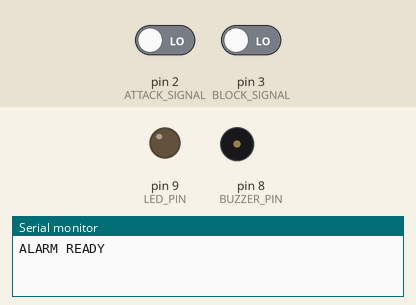
Recording of a sketch running on a simulated Arduino Uno, built with avr-gcc and run on an emulated ATmega328P. On the bench: output pins drawn as LEDs (lit = HIGH), buzzer (waves = sounding, pin HIGH), the last lines printed to the serial monitor. Dashed ring = blinking. The test bench sets the inputs (shaded band); at power-on: pin 2 (ATTACK_SIGNAL) LOW, pin 3 (BLOCK_SIGNAL) LOW.

Above: at 1.2 s.
1.3 s: pin 2 (ATTACK_SIGNAL) driven HIGH
At 2.3 s:
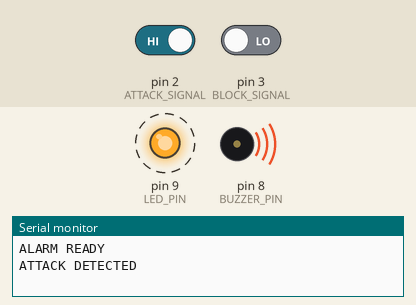
7.3 s: pin 2 (ATTACK_SIGNAL) driven LOW
At 7.3 s:
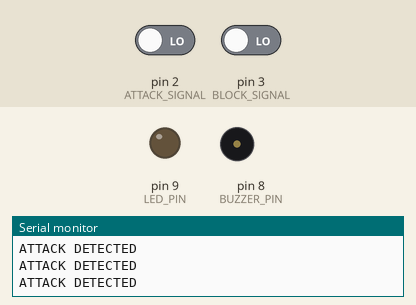
Timing chart, 0 to 10.3 s (numbered marks = the images above; inputs shaded):
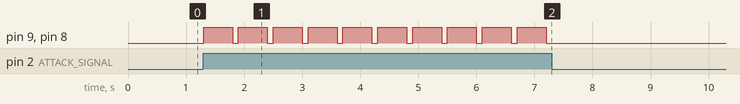

Measured:
- after the input at 1.3 s, pin 9 (LED_PIN), pin 8 (BUZZER_PIN): alternates HIGH for 0.50 s and LOW for 0.10 s, starting at once
- after the input at 7.3 s, pin 9 (LED_PIN), pin 8 (BUZZER_PIN): stops changing and stays LOW

The sketch:

alarm_arduino.ino
```cpp
#define ATTACK_SIGNAL 2
#define BLOCK_SIGNAL  3
#define BUZZER_PIN    8
#define LED_PIN       9

void setup() {
  Serial.begin(9600);
  pinMode(ATTACK_SIGNAL, INPUT);
  pinMode(BLOCK_SIGNAL, INPUT);
  pinMode(BUZZER_PIN, OUTPUT);
  pinMode(LED_PIN, OUTPUT);
  digitalWrite(BUZZER_PIN, LOW);
  digitalWrite(LED_PIN, LOW);
  Serial.println("ALARM READY");
}

void loop() {
  if (digitalRead(ATTACK_SIGNAL) == HIGH) {
    digitalWrite(BUZZER_PIN, HIGH);
    digitalWrite(LED_PIN, HIGH);
    delay(500);
    digitalWrite(BUZZER_PIN, LOW);
    digitalWrite(LED_PIN, LOW);
    Serial.println("ATTACK DETECTED");
  }

  if (digitalRead(BLOCK_SIGNAL) == HIGH) {
    Serial.println("IP BLOCKED");
  }

  delay(100);
}
```
